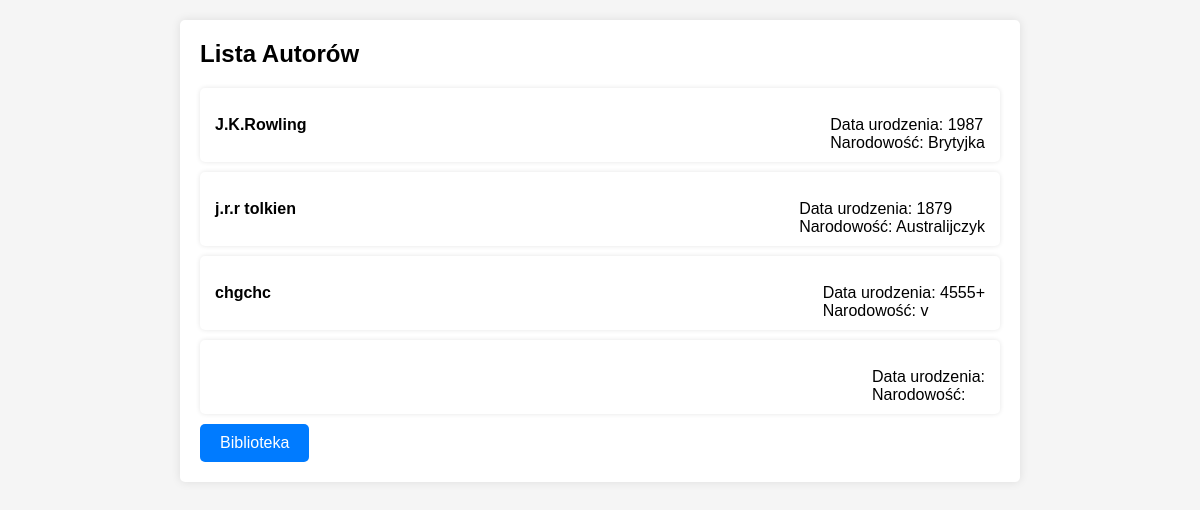
Screenshot of /list_authors with the database file from the repository.
### app/models.py (models this page shows)
class Author(db.Model):
    id = db.Column(db.Integer, primary_key=True)
    name = db.Column(db.String(64))
    birth_date = db.Column(db.String(10))
    nationality = db.Column(db.String(64))

### app/routes.py (the view)
@routes_blueprint.route('/list_authors')
def list_authors():
    authors = Author.query.all()
    return render_template('authors.html', authors=authors)

### app/templates/authors.html
<!DOCTYPE html>
<html>
<head>
    <link rel="stylesheet" href="{{ url_for('static', filename='style1.css') }}">
</head>
<body>
    <div class="container">
        <h1>Lista Autorów</h1>
        <ul class="list-group">
            {% for author in authors %}
            <li class="list-group-item">
                <strong>{{ author.name }}</strong><br>
                Data urodzenia: {{ author.birth_date }}<br>
                Narodowość: {{ author.nationality }}
            </li>
            {% endfor %}
        <a href="{{ url_for('routes.index') }}" class="btn">Biblioteka</a>
        </ul>
    </div>
</body>
</html>

### app/static/style1.css (style rules this page uses)
body, h1, ul, li, form { margin: 0; padding: 0; list-style: none; }
body { font-family: Arial, sans-serif; background-color: #f5f5f5; padding: 20px; }
.container { max-width: 800px; margin: 0 auto; background-color: #fff; padding: 20px; border-radius: 5px; box-shadow: 0 0 10px rgba(0, 0, 0, 0.1); }
h1 { font-size: 24px; margin-bottom: 20px; }
ul { margin-top: 20px; }
a { text-decoration: none; color: #007BFF; }
.btn { display: inline-block; padding: 10px 20px; background-color: #007BFF; color: #fff; border: none; border-radius: 5px; cursor: pointer; transition: background-color 0.3s; }
.list-group { margin-top: 20px; }
.list-group-item { display: flex; justify-content: space-between; align-items: center; border: none; padding: 10px 15px; background-color: #fff; border-radius: 5px; box-shadow: 0 0 5px rgba(0, 0, 0, 0.1); margin-bottom: 10px; }

### rows the page displays
Author: name "J.K.Rowling", birth_date "1987", nationality "Brytyjka"
Author: name "j.r.r tolkien", birth_date "1879", nationality "Australijczyk"
Author: name "chgchc", birth_date "4555+", nationality "v"
